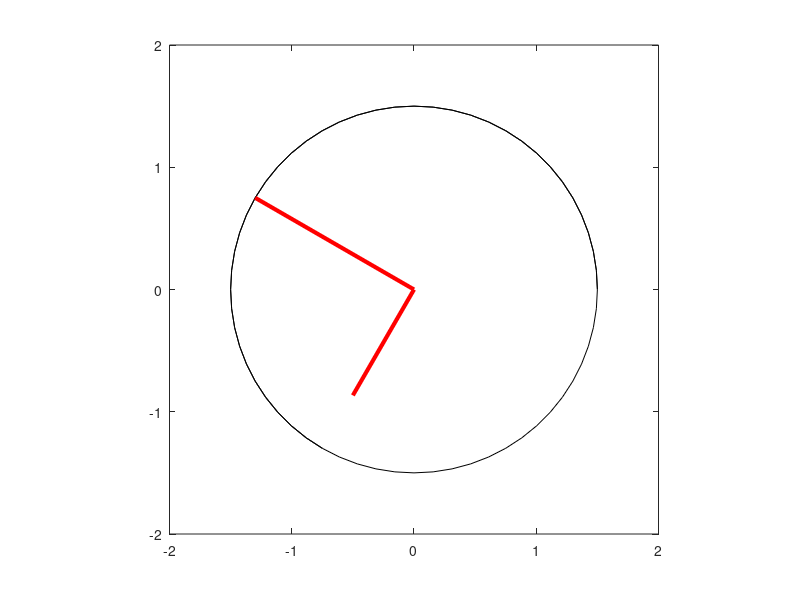

Source code (MATLAB):
% M-file, mag_Field.m
% M-file to calculate the net magnetic field produced
% by a three phase stator.

% Set up the basic conditions
bmax = 1;
freq = 100;
w = 2 * pi *freq;

t = 0:1/6000:1/60;
O = 0;
Baa = sin(w*t) .*(cos(O) + 1i*sin(O));
Ebb = sin(w*t - 2*pi/3) .* (cos(2*pi/3)+ 1i * sin(2*pi/3));
Ecc = sin(w*t + 2*pi/3) .* (cos(-2*pi/3)+ 1i * sin(-2*pi/3));

Enet = Baa+Ebb+Ecc;
Bloop = (cos(w*t+O)+ 1i*sin(w*t+O));
circle = 1.5 * (cos(w*t) + 1i*sin(w*t));

for ii = 1:length(t)
    plot(circle, 'k');
    hold on;

    plot( [0 real(Enet(ii))] , [0 imag(Enet(ii))], 'r', 'LineWidth', 3);
    plot( [0 real(Bloop(ii))] , [0 imag(Bloop(ii))], 'r', 'LineWidth', 3); 
    axis square;
    axis([-2 2 -2 2]);
    drawnow;
    hold off;
end    

